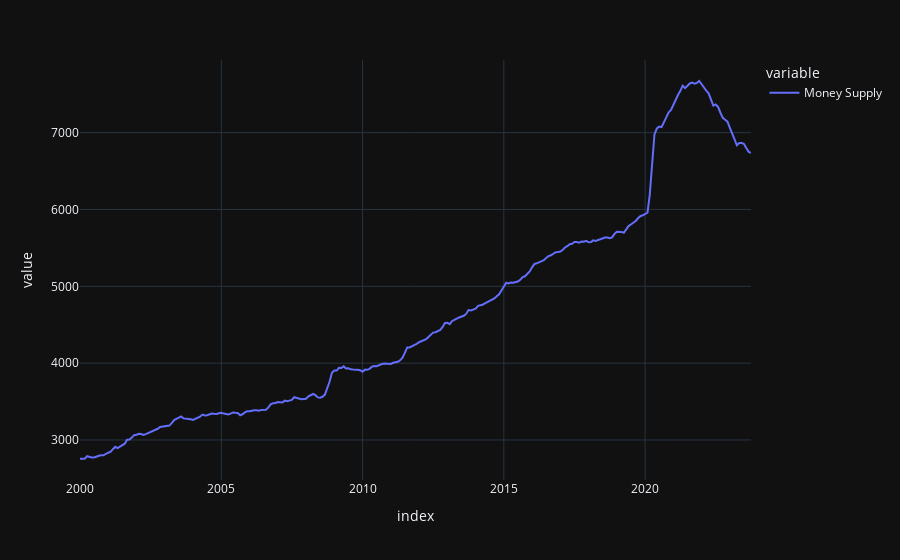

Write notebook code for a chart like this one.
### Code cell
m2_df = fred.search(
    text='Real M2 Money Stock',
)
m2_df = m2_df.query('title == "Real M2 Money Stock"')
m2_df = fred.get_series(series_id=m2_df.index[0]).to_frame(name='Money Supply')
m2_df_2000_2023 = m2_df.loc['2000-01-01': '2023-11-01']
line_chart = px.line(m2_df_2000_2023)
line_chart.show()

### Figure 1 — Plotly figure (JSON) as saved in the notebook; plotly's stock layout.template omitted (floating-point values rounded to 4 significant figures; data arrays with more than 128 entries replaced by an {"elided": "..."} marker saying what was removed)
{"data": [{"hovertemplate": "variable=Money Supply<br>index=%{x}<br>value=%{y}<extra></extra>", "legendgroup": "Money Supply", "line": {"color": "#636efa", "dash": "solid"}, "marker": {"symbol": "circle"}, "mode": "lines", "name": "Money Supply", "orientation": "v", "showlegend": true, "x": {"elided": "286 str values"}, "xaxis": "x", "y": {"elided": "286 float values"}, "yaxis": "y", "type": "scatter"}], "layout": {"xaxis": {"anchor": "y", "domain": [0.0, 1.0], "title": {"text": "index"}}, "yaxis": {"anchor": "x", "domain": [0.0, 1.0], "title": {"text": "value"}}, "legend": {"title": {"text": "variable"}, "tracegroupgap": 0}, "margin": {"t": 60}}}
